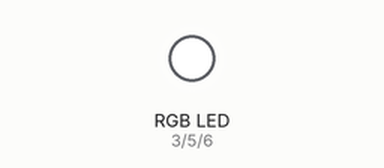
This sketch was run on a simulated Arduino Uno, built with avr-gcc and run on an emulated ATmega328P. On the bench: an RGB LED mixed from three pins (HIGH = lit). Dim RGB values are drawn brighter than linear.

Above: at 0.1 s.
At 1.1 s:
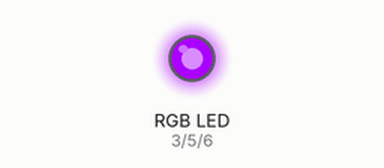
At 2.1 s:
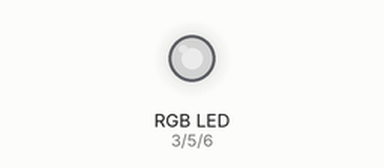
Timing chart, 0 to 3.6 s (numbered marks = the images above):
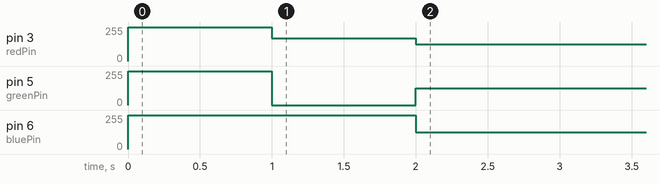

The sketch:

6.ino
```cpp
const int redPin = 3;
const int greenPin = 5;
const int  bluePin = 6;

bool run = true;

void setup() {
  pinMode(redPin,  OUTPUT);
  pinMode(greenPin, OUTPUT);
  pinMode(bluePin, OUTPUT);
}

void  loop() {
  while (run) {
    setColor(255, 255, 255); // White
    delay(1000);
    setColor(170, 0, 255); // Purple
    delay(1000);
    setColor(127, 127,  127); // Light Blue
    delay(1000);
    run = false;
  }
}

void setColor(int redValue, int greenValue, int blueValue) {
  analogWrite(redPin, redValue);
  analogWrite(greenPin,  greenValue);
  analogWrite(bluePin, blueValue);
}
```

Measured:
- by itself, pin 3 (redPin): 0/255 → 255/255 at 0.00 s, → 170/255 1.0 s later, → 127/255 1.0 s later
- by itself, pin 5 (greenPin): 0/255 → 255/255 at 0.00 s, → 0/255 1.0 s later, → 127/255 1.0 s later
- by itself, pin 6 (bluePin): 0/255 → 255/255 at 0.00 s, → 127/255 2.0 s later
